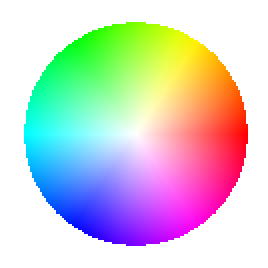
#> input picture apps/autodock_mgl.bak/autodock_mgl_1.125_i686-pc-linux-gnu/test/MGLToolsPckgs/mglutil/gui/BasicWidgets/Tk/cw.ppm, 134 x 134 px (shown 2 times larger)
$ python pilprint.py ../MGLToolsPckgs/mglutil/gui/BasicWidgets/Tk/cw.ppm   (Python 2 division)
#> lines starting #> are read from the running program, lines starting #| are printed output that depends on the picture
#!/mgl/python/releases/i86Linux2/python2.5/bin/python
#
# The Python Imaging Library.
# $Id: pilprint.py 2134 2004-10-06 08:55:20Z fredrik $
#
# print image files to postscript printer
#
# History:
# 0.1   1996-04-20 fl   Created
# 0.2   1996-10-04 fl   Use draft mode when converting.
# 0.3   2003-05-06 fl   Fixed a typo or two.
#

VERSION = "pilprint 0.3/2003-05-05"

import Image
import PSDraw

letter = ( 1.0*72, 1.0*72, 7.5*72, 10.0*72 )

def description(file, image):
    import os
    title = os.path.splitext(os.path.split(file)[1])[0]
    format = " (%dx%d "
    if image.format:
        format = " (" + image.format + " %dx%d "
    return title + format % image.size + image.mode + ")"

import getopt, os, sys

if len(sys.argv) == 1:
    print "PIL Print 0.2a1/96-10-04 -- print image files"
    print "Usage: pilprint files..."
    print "Options:"
    print "  -c            colour printer (default is monochrome)"
    print "  -p            print via lpr (default is stdout)"
    print "  -P <printer>  same as -p but use given printer"
    sys.exit(1)

try:
    opt, argv = getopt.getopt(sys.argv[1:], "cdpP:")
except getopt.error, v:
    print v
    sys.exit(1)

printer = None # print to stdout
monochrome = 1 # reduce file size for most common case

for o, a in opt:
    if o == "-d":
        # debug: show available drivers
        Image.init()
        print Image.ID
        sys.exit(1)
    elif o == "-c":
        # colour printer
        monochrome = 0
    elif o == "-p":
        # default printer channel
        printer = "lpr"
    elif o == "-P":
        # printer channel
        printer = "lpr -P%s" % a

for file in argv:
    try:

        im = Image.open(file)
#> im is the input picture: PIL image 134x134 RGB; mean R, G, B 208, 208, 207.9

        title = description(file, im)
#> title = 'cw (PPM 134x134 RGB)'

        if monochrome and im.mode not in ["1", "L"]:
            im.draft("L", im.size)
            im = im.convert("L")
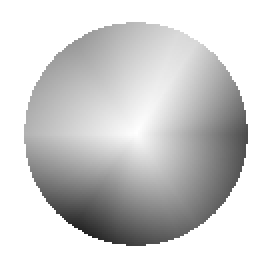
#> im: PIL image 134x134 L (shown 2 times larger); min 35, max 255, mean 208

        if printer:
            fp = os.popen(printer, "w")
        else:
            fp = sys.stdout

#> (the run stopped early here; a loop or call above may not have finished)
